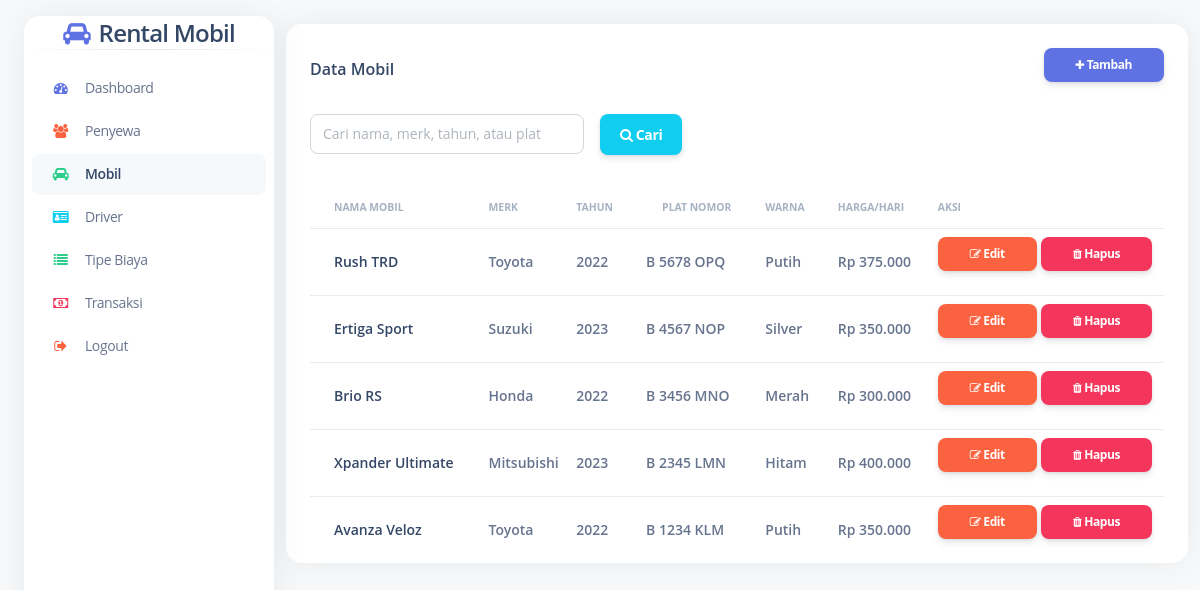
The page /pages/mobil.php on the database as committed earlier.
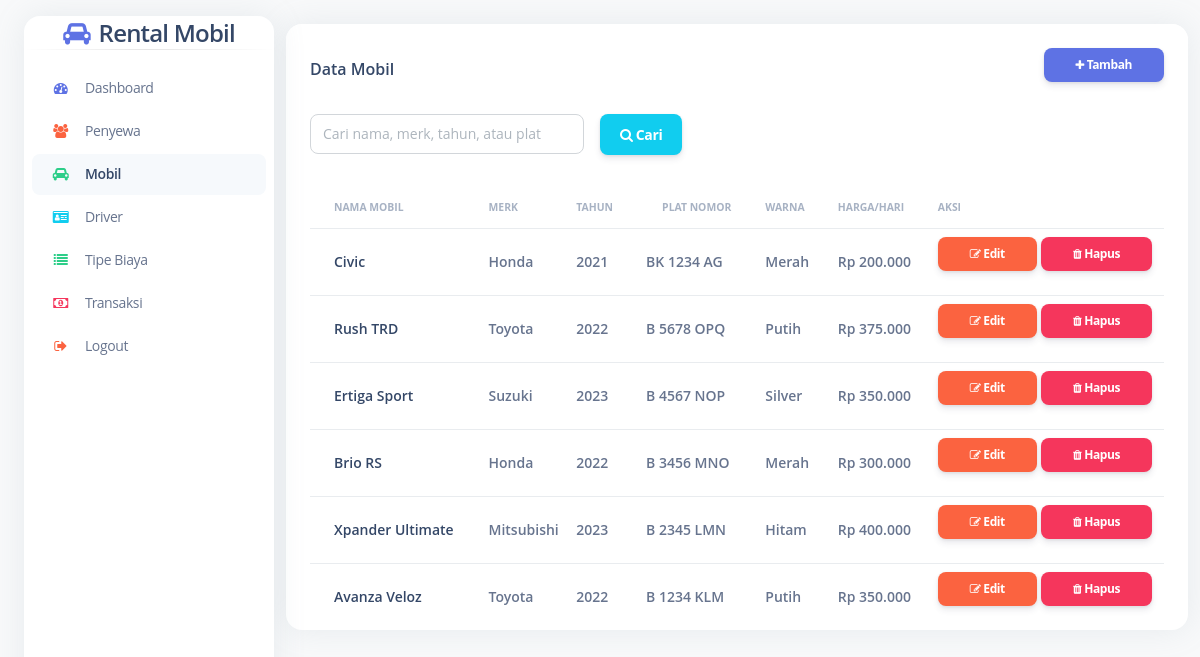
The same page on the database as committed later.
### tables this page shows
CREATE TABLE `mobil` (
  `id_mobil` int NOT NULL AUTO_INCREMENT,
  `nama_mobil` varchar(100) NOT NULL,
  `merk` varchar(50) DEFAULT NULL,
  `tahun` year DEFAULT NULL,
  `plat_nomor` varchar(20) DEFAULT NULL,
  `warna` varchar(30) DEFAULT NULL,
  `harga_sewa_perhari` decimal(10,2) NOT NULL,
  `created_at` timestamp NULL DEFAULT CURRENT_TIMESTAMP,
  PRIMARY KEY (`id_mobil`)
);

### pages/mobil.php (the view, shortened to what the changed rows need)
<?php
include '../koneksi/koneksi.php';
?>
<!DOCTYPE html>
<html lang="en">
<head>
  <link href="../styling/assets/css/nucleo-icons.css" rel="stylesheet" />
  <link href="../styling/assets/css/nucleo-svg.css" rel="stylesheet" />
  <link href="../styling/assets/css/argon-dashboard.css" rel="stylesheet" />
  <link rel="stylesheet" href="https://cdnjs.cloudflare.com/ajax/libs/font-awesome/4.7.0/css/font-awesome.min.css">
</head>
<body class="g-sidenav-show bg-gray-100">
  <main class="main-content position-relative border-radius-lg">
    <div class="container-fluid py-4">
      <div class="row">
        <div class="col-12">
          <div class="card mb-4">
            <div class="card-body pt-3 pb-0">
              <div class="table-responsive p-0">
                <table class="table align-items-center mb-0">
                  <thead>
                    <tr>
                      <th class="text-uppercase text-secondary text-xxs font-weight-bolder opacity-7">Nama Mobil</th>
                      <th class="text-uppercase text-secondary text-xxs font-weight-bolder opacity-7 ps-2">Merk</th>
                      <th class="text-uppercase text-secondary text-xxs font-weight-bolder opacity-7 ps-2">Tahun</th>
                      <th class="text-uppercase text-secondary text-xxs font-weight-bolder opacity-7">Plat Nomor</th>
                      <th class="text-uppercase text-secondary text-xxs font-weight-bolder opacity-7 ps-2">Warna</th>
                      <th class="text-uppercase text-secondary text-xxs font-weight-bolder opacity-7 ps-2">Harga/Hari</th>
                      <th class="text-uppercase text-secondary text-xxs font-weight-bolder opacity-7 ps-2">Aksi</th>
                    </tr>
                  </thead>
                  <tbody>
                    <?php
                    $where = '';
                    $query = mysqli_query($conn, "SELECT * FROM mobil $where ORDER BY id_mobil DESC");
                    while($data = mysqli_fetch_array($query)) {
                    ?>
                    <tr>
                      <td>
                        <div class="d-flex px-3">
                          <div class="my-auto">
                            <h6 class="mb-0 text-sm"><?= $data['nama_mobil'] ?></h6>
                          </div>
                        </div>
                      </td>
                      <td>
                        <p class="text-sm font-weight-bold mb-0"><?= $data['merk'] ?></p>
                      </td>
                      <td>
                        <p class="text-sm font-weight-bold mb-0"><?= $data['tahun'] ?></p>
                      </td>
                      <td>
                        <p class="text-sm font-weight-bold mb-0"><?= $data['plat_nomor'] ?></p>
                      </td>
                      <td>
                        <p class="text-sm font-weight-bold mb-0"><?= $data['warna'] ?></p>
                      </td>
                      <td>
                        <p class="text-sm font-weight-bold mb-0">Rp <?= number_format($data['harga_sewa_perhari'],0,',','.') ?></p>
                      </td>
                      <td>
                        <button class="btn btn-warning btn-sm" data-bs-toggle="modal" data-bs-target="#editModal<?= $data['id_mobil'] ?>">
                          <i class="fa fa-edit"></i> Edit
                        </button>
                        <a href="?hapus=<?= $data['id_mobil'] ?>" class="btn btn-danger btn-sm" onclick="return confirm('Yakin ingin menghapus data ini?')">
                          <i class="fa fa-trash"></i> Hapus
                        </a>
                      </td>
                    </tr>
                    <?php } ?>
                  </tbody>
                </table>
              </div>
            </div>
          </div>
        </div>
      </div>
    </div>
  </main>
</body>
</html>

Rows that differ between the two databases and show on the page:
added mobil: nama_mobil "Civic", merk "Honda", tahun "2021", plat_nomor "BK 1234 AG", warna "Merah", harga_sewa_perhari "200.000"
